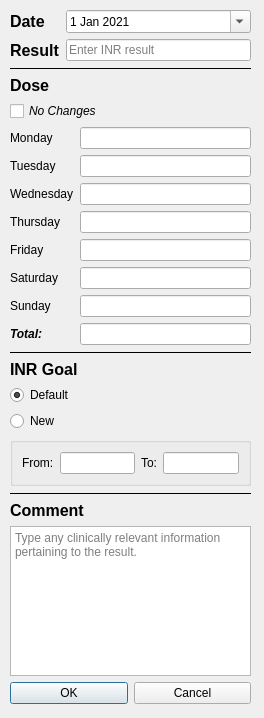
<?xml version="1.0" encoding="UTF-8"?>
<ui version="4.0">
 <class>DlgAddResult</class>
 <widget class="QDialog" name="DlgAddResult">
  <property name="geometry">
   <rect>
    <x>0</x>
    <y>0</y>
    <width>264</width>
    <height>718</height>
   </rect>
  </property>
  <property name="windowTitle">
   <string>Add Result</string>
  </property>
  <widget class="QWidget" name="layoutWidget">
   <property name="geometry">
    <rect>
     <x>10</x>
     <y>10</y>
     <width>241</width>
     <height>694</height>
    </rect>
   </property>
   <layout class="QVBoxLayout" name="lytMain">
    <item>
     <layout class="QFormLayout" name="lytDateResult">
      <item row="0" column="0">
       <widget class="QLabel" name="lblDate">
        <property name="font">
         <font>
          <pointsize>12</pointsize>
          <weight>75</weight>
          <bold>true</bold>
         </font>
        </property>
        <property name="text">
         <string>Date</string>
        </property>
       </widget>
      </item>
      <item row="0" column="1">
       <widget class="QDateEdit" name="dteDate">
        <property name="toolTip">
         <string>Enter date of the blood draw</string>
        </property>
        <property name="dateTime">
         <datetime>
          <hour>0</hour>
          <minute>0</minute>
          <second>0</second>
          <year>2021</year>
          <month>1</month>
          <day>1</day>
         </datetime>
        </property>
        <property name="calendarPopup">
         <bool>true</bool>
        </property>
       </widget>
      </item>
      <item row="1" column="1">
       <widget class="QLineEdit" name="ledResult">
        <property name="toolTip">
         <string>Enter the INR result</string>
        </property>
        <property name="placeholderText">
         <string>Enter INR result</string>
        </property>
       </widget>
      </item>
      <item row="1" column="0">
       <widget class="QLabel" name="lblResult">
        <property name="font">
         <font>
          <pointsize>12</pointsize>
          <weight>75</weight>
          <bold>true</bold>
         </font>
        </property>
        <property name="text">
         <string>Result</string>
        </property>
       </widget>
      </item>
     </layout>
    </item>
    <item>
     <widget class="Line" name="line1">
      <property name="frameShadow">
       <enum>QFrame::Plain</enum>
      </property>
      <property name="orientation">
       <enum>Qt::Horizontal</enum>
      </property>
     </widget>
    </item>
    <item>
     <layout class="QVBoxLayout" name="lytDose">
      <item>
       <widget class="QLabel" name="lblDoseTitle">
        <property name="font">
         <font>
          <pointsize>12</pointsize>
          <weight>75</weight>
          <bold>true</bold>
         </font>
        </property>
        <property name="text">
         <string>Dose</string>
        </property>
        <property name="alignment">
         <set>Qt::AlignLeading|Qt::AlignLeft|Qt::AlignVCenter</set>
        </property>
       </widget>
      </item>
      <item>
       <widget class="QCheckBox" name="chkNoChanges">
        <property name="font">
         <font>
          <italic>true</italic>
         </font>
        </property>
        <property name="toolTip">
         <string>Click the checkbox if no changes were made to the regimen from the patient's last appointment.</string>
        </property>
        <property name="text">
         <string>No Changes</string>
        </property>
       </widget>
      </item>
      <item>
       <layout class="QFormLayout" name="lytDailyDoses">
        <item row="0" column="0">
         <widget class="QLabel" name="lblMonday">
          <property name="text">
           <string>Monday</string>
          </property>
         </widget>
        </item>
        <item row="0" column="1">
         <widget class="QLineEdit" name="ledMonday"/>
        </item>
        <item row="1" column="0">
         <widget class="QLabel" name="lblTuesday">
          <property name="text">
           <string>Tuesday</string>
          </property>
         </widget>
        </item>
        <item row="1" column="1">
         <widget class="QLineEdit" name="ledTuesday"/>
        </item>
        <item row="2" column="0">
         <widget class="QLabel" name="lblWednesday">
          <property name="text">
           <string>Wednesday</string>
          </property>
         </widget>
        </item>
        <item row="2" column="1">
         <widget class="QLineEdit" name="ledWednesday"/>
        </item>
        <item row="3" column="0">
         <widget class="QLabel" name="lblThursday">
          <property name="text">
           <string>Thursday</string>
          </property>
         </widget>
        </item>
        <item row="3" column="1">
         <widget class="QLineEdit" name="ledThursday"/>
        </item>
        <item row="4" column="0">
         <widget class="QLabel" name="lblFriday">
          <property name="text">
           <string>Friday</string>
          </property>
         </widget>
        </item>
        <item row="4" column="1">
         <widget class="QLineEdit" name="ledFriday"/>
        </item>
        <item row="5" column="0">
         <widget class="QLabel" name="lblSaturday">
          <property name="text">
           <string>Saturday</string>
          </property>
         </widget>
        </item>
        <item row="5" column="1">
         <widget class="QLineEdit" name="ledSaturday"/>
        </item>
        <item row="6" column="0">
         <widget class="QLabel" name="lblSunday">
          <property name="text">
           <string>Sunday</string>
          </property>
         </widget>
        </item>
        <item row="6" column="1">
         <widget class="QLineEdit" name="ledSunday"/>
        </item>
        <item row="7" column="0">
         <widget class="QLabel" name="lblTotal">
          <property name="font">
           <font>
            <weight>75</weight>
            <italic>true</italic>
            <bold>true</bold>
           </font>
          </property>
          <property name="text">
           <string>Total:</string>
          </property>
         </widget>
        </item>
        <item row="7" column="1">
         <widget class="QLineEdit" name="ledTotal">
          <property name="font">
           <font>
            <weight>75</weight>
            <bold>true</bold>
           </font>
          </property>
          <property name="readOnly">
           <bool>true</bool>
          </property>
         </widget>
        </item>
       </layout>
      </item>
     </layout>
    </item>
    <item>
     <widget class="Line" name="line2">
      <property name="frameShadow">
       <enum>QFrame::Plain</enum>
      </property>
      <property name="orientation">
       <enum>Qt::Horizontal</enum>
      </property>
     </widget>
    </item>
    <item>
     <layout class="QVBoxLayout" name="lytGoal">
      <item>
       <widget class="QLabel" name="lblGoal">
        <property name="font">
         <font>
          <pointsize>12</pointsize>
          <weight>75</weight>
          <bold>true</bold>
         </font>
        </property>
        <property name="text">
         <string>INR Goal</string>
        </property>
        <property name="alignment">
         <set>Qt::AlignLeading|Qt::AlignLeft|Qt::AlignVCenter</set>
        </property>
       </widget>
      </item>
      <item>
       <widget class="QRadioButton" name="rbtn_Goal_Default">
        <property name="text">
         <string>Default</string>
        </property>
        <property name="checked">
         <bool>true</bool>
        </property>
        <attribute name="buttonGroup">
         <string notr="true">rbtnGroup_Goal</string>
        </attribute>
       </widget>
      </item>
      <item>
       <widget class="QRadioButton" name="rbtnGoal_New">
        <property name="text">
         <string>New</string>
        </property>
        <attribute name="buttonGroup">
         <string notr="true">rbtnGroup_Goal</string>
        </attribute>
       </widget>
      </item>
      <item>
       <widget class="QGroupBox" name="gbxNewGoal">
        <property name="checkable">
         <bool>false</bool>
        </property>
        <property name="checked">
         <bool>false</bool>
        </property>
        <layout class="QHBoxLayout" name="horizontalLayout">
         <item>
          <widget class="QLabel" name="lblNewGoalFrom">
           <property name="text">
            <string>From:</string>
           </property>
          </widget>
         </item>
         <item>
          <widget class="QLineEdit" name="ledNewGoalFrom"/>
         </item>
         <item>
          <widget class="QLabel" name="lblNewGoalTo">
           <property name="text">
            <string>To:</string>
           </property>
          </widget>
         </item>
         <item>
          <widget class="QLineEdit" name="ledNewGoalTo"/>
         </item>
        </layout>
       </widget>
      </item>
     </layout>
    </item>
    <item>
     <widget class="Line" name="line3">
      <property name="frameShadow">
       <enum>QFrame::Plain</enum>
      </property>
      <property name="orientation">
       <enum>Qt::Horizontal</enum>
      </property>
     </widget>
    </item>
    <item>
     <layout class="QVBoxLayout" name="lytComment">
      <item>
       <widget class="QLabel" name="lblComment">
        <property name="font">
         <font>
          <pointsize>12</pointsize>
          <weight>75</weight>
          <bold>true</bold>
         </font>
        </property>
        <property name="text">
         <string>Comment</string>
        </property>
       </widget>
      </item>
      <item>
       <widget class="QTextEdit" name="txtComment">
        <property name="toolTip">
         <string>Add clinically relevant comments</string>
        </property>
        <property name="tabChangesFocus">
         <bool>false</bool>
        </property>
        <property name="placeholderText">
         <string>Type any clinically relevant information pertaining to the result.</string>
        </property>
       </widget>
      </item>
     </layout>
    </item>
    <item>
     <layout class="QHBoxLayout" name="lytButton">
      <item>
       <widget class="QPushButton" name="btnOK">
        <property name="text">
         <string>OK</string>
        </property>
       </widget>
      </item>
      <item>
       <widget class="QPushButton" name="btnCancel">
        <property name="text">
         <string>Cancel</string>
        </property>
       </widget>
      </item>
     </layout>
    </item>
   </layout>
  </widget>
 </widget>
 <tabstops>
  <tabstop>dteDate</tabstop>
  <tabstop>ledResult</tabstop>
  <tabstop>chkNoChanges</tabstop>
  <tabstop>ledMonday</tabstop>
  <tabstop>ledTuesday</tabstop>
  <tabstop>ledWednesday</tabstop>
  <tabstop>ledThursday</tabstop>
  <tabstop>ledFriday</tabstop>
  <tabstop>ledSaturday</tabstop>
  <tabstop>ledSunday</tabstop>
  <tabstop>rbtn_Goal_Default</tabstop>
  <tabstop>rbtnGoal_New</tabstop>
  <tabstop>ledNewGoalFrom</tabstop>
  <tabstop>ledNewGoalTo</tabstop>
  <tabstop>txtComment</tabstop>
  <tabstop>btnOK</tabstop>
  <tabstop>btnCancel</tabstop>
  <tabstop>ledTotal</tabstop>
 </tabstops>
 <resources/>
 <connections/>
 <buttongroups>
  <buttongroup name="rbtnGroup_Goal"/>
 </buttongroups>
</ui>
